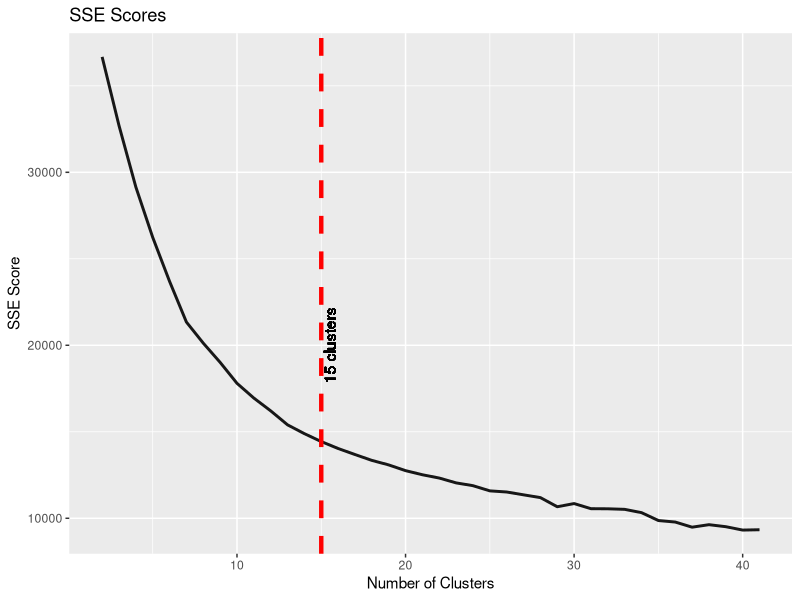
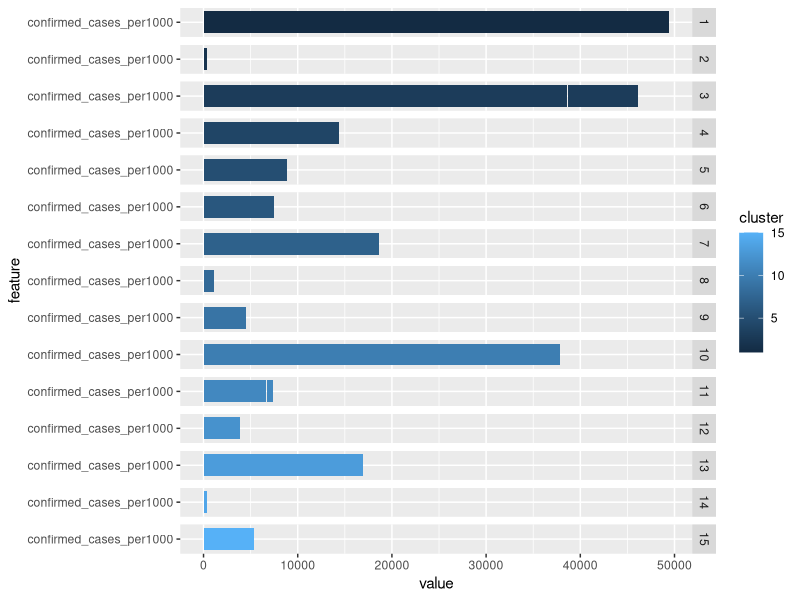

The R source for these figures, in order:
library("tidyverse")
library("ggplot2")
library("dplyr")
library("tidyr")


data <- read_csv("datatable.csv")
colnames(data)
data_final <- data %>% 
  select(
    total_pop,
    no_rent_burden, 
    rent_burden,
    severe_burden, 
    median_income,
    white_pop_per,
    black_pop_per,
    asian_pop_per,
    hispanic_pop_per,
    amerindian_pop_per,
    other_race_pop_per,
    two_or_more_races_pop_per,
    not_hispanic_pop_per,
    commuters_by_public_transportation
  ) %>% 
  scale() %>% as_tibble()

#zero mean normalize all the columns 
data_final <- data_final %>% mutate_at(c("total_pop"), ~(scale(.) %>% as.vector))
data_final <- data_final %>% mutate_at(c("no_rent_burden"), ~(scale(.) %>% as.vector))
data_final <- data_final %>% mutate_at(c("rent_burden"), ~(scale(.) %>% as.vector))
data_final <- data_final %>% mutate_at(c("severe_burden"), ~(scale(.) %>% as.vector))
data_final <- data_final %>% mutate_at(c("median_income"), ~(scale(.) %>% as.vector))
data_final <- data_final %>% mutate_at(c("white_pop_per"), ~(scale(.) %>% as.vector))
data_final <- data_final %>% mutate_at(c("black_pop_per"), ~(scale(.) %>% as.vector))
data_final <- data_final %>% mutate_at(c("asian_pop_per"), ~(scale(.) %>% as.vector))
data_final <- data_final %>% mutate_at(c("hispanic_pop_per"), ~(scale(.) %>% as.vector))
data_final <- data_final %>% mutate_at(c("amerindian_pop_per"), ~(scale(.) %>% as.vector))
data_final <- data_final %>% mutate_at(c("other_race_pop_per"), ~(scale(.) %>% as.vector))
data_final <- data_final %>% mutate_at(c("two_or_more_races_pop_per"), ~(scale(.) %>% as.vector))
data_final <- data_final %>% mutate_at(c("not_hispanic_pop_per"), ~(scale(.) %>% as.vector))
data_final <- data_final %>% mutate_at(c("commuters_by_public_transportation"), ~(scale(.) %>% as.vector))

#we are going to look at the different clusters 
number_of_clusters <- 40
sse_scores <- rep(NA, number_of_clusters)

xValue <- 2:(number_of_clusters + 1)
for (i in xValue) {
  km <- kmeans(data_final, centers = i, nstart = 10, iter.max =30)
  sse_scores[i - 1] <- km$tot.withinss
}

length(sse_scores)
length(xValue)

chosen_number_of_clusters <- 15
line_data <- data.frame(xValue,sse_scores)
p <- ggplot(line_data, aes(x=xValue, y=sse_scores)) +
  geom_line(size=1, alpha=0.9, linetype=1) +
  ggtitle("SSE Scores") + 
  xlab("Number of Clusters") +
  ylab("SSE Score") + 
  geom_vline(xintercept = chosen_number_of_clusters, linetype="dashed", 
               color = "red", size=1.5) + 
  geom_text(aes(x=chosen_number_of_clusters, label="15 clusters", 
                y=20000), colour="black", angle=90, vjust = 1.2)
p

#here we are choosing the clustering based on the SSE graph over time
chosen_number_of_clusters <- 15
km <- kmeans(data_final, centers = chosen_number_of_clusters, nstart = 10, iter.max =30)
data_final$cluster <- km$cluster

#add the deaths and the cases data back in 
data_final$deaths_per100 <- data$deaths_per1000 * 10
data_final$confirmed_cases_per1000 <- data$confirmed_cases_per1000

p <- ggplot(pivot_longer(data_final, cols = c(confirmed_cases_per1000), names_to = "feature"),
       aes(x = value, y = feature, fill = cluster)) +
  geom_bar(stat = "identity") +
  facet_grid(rows = vars(cluster))
p


1